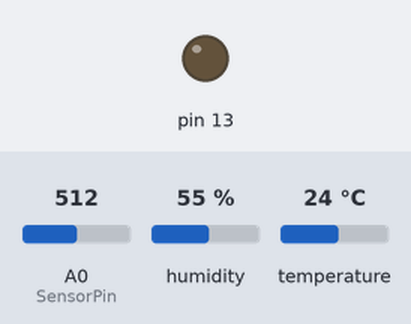
A sketch run on a simulated Arduino Uno, built with avr-gcc and run on an emulated ATmega328P. On the bench: output pins drawn as LEDs (lit = HIGH). Inputs (shaded band) come from the test bench; at power-on: humidity 55 %, A0 (SensorPin) = 512, temperature 24 °C. The ROS host is connected and sends only what is stated; what the sketch prints to the serial monitor is not drawn.

Above: at 1.2 s.
1.3 s: humidity set to 22 %
At 2.8 s:
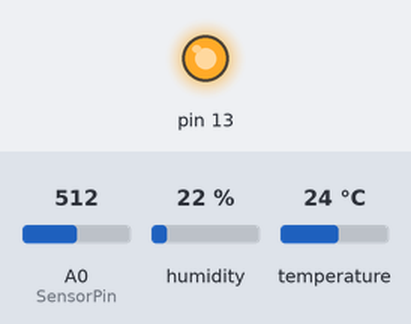
9.0 s: A0 (SensorPin) set to 716
15.5 s: temperature set to 12 °C
23.2 s: A0 (SensorPin) set to 900
Timing chart, 0 to 31.2 s (numbered marks = the images above; inputs shaded):
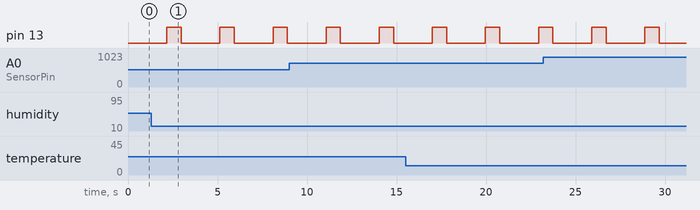

The sketch:

ScienceDuinoWithRos.ino
```cpp
//ros
#include <ros.h>
#include <std_msgs/Float32.h>
ros::NodeHandle  nh;
std_msgs::Float32 str_msg;
ros::Publisher chatter("science_publisher", &str_msg);
//humidty/temp setup
#include <SHT1x.h>
// Specify data and clock connections and instantiate SHT1x object
#define dataPin  10
#define clockPin 11
SHT1x sht1x(dataPin, clockPin);

//pH setup
#define SensorPin 0          //pH meter Analog output to Arduino Analog Input 0
unsigned long int avgValue;  //Store the average value of the sensor feedback
float b;
int buf[10],temp;

void setup()
{
  //ros
  nh.initNode();
  nh.advertise(chatter);
  //sensors
   Serial.begin(38400); // Open serial connection to report values to host
   Serial.println("Starting up");

  pinMode(13,OUTPUT);
  //Serial.begin(9600);

}

void loop()
{
  float temp_c;
  float temp_f;
  float humidity;

  // Read values from the sensor
  temp_c = sht1x.readTemperatureC();
  temp_f = sht1x.readTemperatureF();
  humidity = sht1x.readHumidity();
  Serial.write((char*)(&temp_c), sizeof(float));
  Serial.write((char*)(&humidity), sizeof(float));
  // Print the values to the serial port
  Serial.print("Temperature: ");
  Serial.print(temp_c, DEC);
  Serial.print("C / ");
  Serial.print(temp_f, DEC);
  Serial.print("F. Humidity: ");
  Serial.print(humidity);
  Serial.println("%");
  //publish temperature
  str_msg.data = temp_c;
  chatter.publish( &str_msg );

  //publish humidity
  str_msg.data = humidity;
  chatter.publish( &str_msg );
//  nh.spinOnce();
  delay(2000);

  //pH code
  for(int i=0;i<10;i++)       //Get 10 sample value from the sensor for smooth the value
  {
    buf[i]=analogRead(SensorPin);
    delay(10);
  }
  for(int i=0;i<9;i++)        //sort the analog from small to large
  {
    for(int j=i+1;j<10;j++)
    {
      if(buf[i]>buf[j])
      {
        temp=buf[i];
        buf[i]=buf[j];
        buf[j]=temp;
      }
    }
  }
  avgValue=0;
  for(int i=2;i<8;i++)                      //take the average value of 6 center sample
    avgValue+=buf[i];
  float phValue=(float)avgValue*5.0/1024/6; //convert the analog into millivolt
  phValue=3.5*phValue;                      //convert the millivolt into pH value
  Serial.write((char*)(&phValue), sizeof(float));
  Serial.print("    pH:");
  Serial.print(phValue,2);
  Serial.println(" ");
  digitalWrite(13, HIGH);
  delay(800);
  digitalWrite(13, LOW);
  //publish pH
  str_msg.data = phValue;
  chatter.publish( &str_msg );
  nh.spinOnce();

}
```

Measured:
- by itself, pin 13: alternates HIGH for 0.80 s and LOW for 2.2 s
